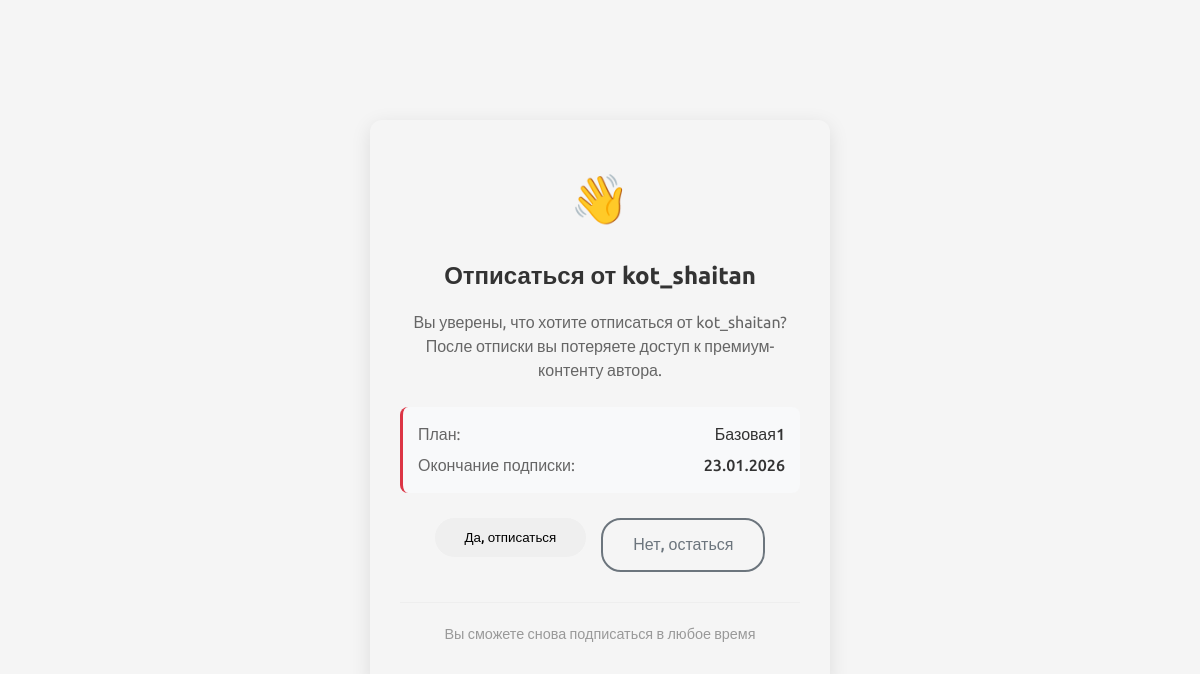
Page /unsubscribe/1/ (signed in) on the committed database.
### main/models.py (models this page shows)
class CustomUser(AbstractUser):
    isAuthor = models.BooleanField(default=False)
    bio = models.TextField(blank=True, null=True)

class Subscribe(models.Model):
    id = models.AutoField(primary_key=True, auto_created=True)
    plan = models.ForeignKey(Subscribe_plan, on_delete=models.CASCADE)
    subscriber = models.ForeignKey(CustomUser, on_delete=models.CASCADE)
    date_end = models.DateTimeField()
    date_begin = models.DateTimeField()

class Subscribe_plan(models.Model):
    id = models.AutoField(primary_key=True, auto_created=True)
    author = models.ForeignKey(CustomUser, on_delete=models.CASCADE)
    describe = models.TextField()
    name = models.TextField()
    price = models.DecimalField(max_digits=7, decimal_places=2)

### main/views.py (the view)
# urls.py: path('unsubscribe/<int:author_id>/', views.unsubscribe_view, name='unsubscribe'),
@login_required
def unsubscribe_view(request, author_id):
    author = get_object_or_404(CustomUser, id=author_id, isAuthor=True)
    subscription = Subscribe.objects.filter(
        subscriber=request.user,
        plan__author=author,
        date_end__gt=timezone.now()
    ).first()
    if not subscription:
        messages.info(request, 'У вас нет активной подписки на этого автора')
        return redirect('profile', id=author_id)
    if request.method == 'POST':
        subscription.date_end = timezone.now()
        subscription.save()
        messages.success(request, f'Вы отписались от {author.username}')
        return redirect('profile', id=author_id)
    context = {
        'author': author,
        'subscription': subscription,
    }
    return render(request, 'main/unsubscribe.html', context)

### main/templates/main/unsubscribe.html (shortened to what this page needs)
{% extends 'main/base.html' %}
{% block content %}
<div class="unsubscribe-container" style="max-width: 500px; margin: 100px auto; padding: 20px;">
    <div class="card" style="border-radius: 12px; box-shadow: 0 5px 20px rgba(0,0,0,0.1);">
        <div class="card-body" style="padding: 40px 30px; text-align: center;">
            <div style="font-size: 48px; color: #dc3545; margin-bottom: 20px;">👋</div>
            <h2 style="color: #333; margin-bottom: 15px;">Отписаться от {{ author.username }}</h2>
            <p style="color: #666; margin-bottom: 25px; line-height: 1.5;">
                Вы уверены, что хотите отписаться от {{ author.username }}?
                После отписки вы потеряете доступ к премиум-контенту автора.
            </p>
            <div style="background: #f8f9fa; padding: 15px; border-radius: 8px; margin-bottom: 25px; border-left: 3px solid #dc3545;">
                <div style="display: flex; justify-content: space-between; margin-bottom: 5px;">
                    <span style="color: #666;">План:</span>
                    <span style="color: #333; font-weight: 500;">{{ subscription.plan.name }}</span>
                </div>
                <div style="display: flex; justify-content: space-between;">
                    <span style="color: #666;">Окончание подписки:</span>
                    <span style="color: #333; font-weight: 500;">{{ subscription.date_end|date:"d.m.Y" }}</span>
                </div>
            </div>
            <div style="display: flex; gap: 15px; justify-content: center;">
                <form method="post" action="{% url 'unsubscribe' author.id %}" style="display: inline;">
                    <button type="submit"
                            class="btn btn-danger"
                            style="padding: 12px 30px; font-weight: 500;">
                        Да, отписаться
                    </button>
                </form>
                <a href="{% url 'profile' author.id %}"
                   class="btn btn-outline-secondary"
                   style="padding: 12px 30px; font-weight: 500;">
                    Нет, остаться
                </a>
            </div>
            <div style="margin-top: 30px; padding-top: 20px; border-top: 1px solid #eee;">
                <p style="color: #999; font-size: 0.9rem; margin: 0;">
                    Вы сможете снова подписаться в любое время
                </p>
            </div>
        </div>
    </div>
</div>
{% endblock %}

### main/templates/main/base.html (style rules this page uses)
* { margin: 0; padding: 0; box-sizing: border-box; }
body { font-family: 'Ubuntu', sans-serif; background-color: #f5f5f5; color: #333; line-height: 1.6; }
.btn { display: inline-block; padding: 8px 20px; border-radius: 20px; font-weight: 500; transition: all 0.3s; text-decoration: none; border: none; cursor: pointer; font-family: 'Ubuntu', sans-serif; }
.btn-outline-secondary { border: 2px solid #6c757d; color: #6c757d; background: transparent; }

### rows in the picture
CustomUser: username "kot_shaitan"
Subscribe: plan.name "Базовая1", date_end "23.01.2026"
